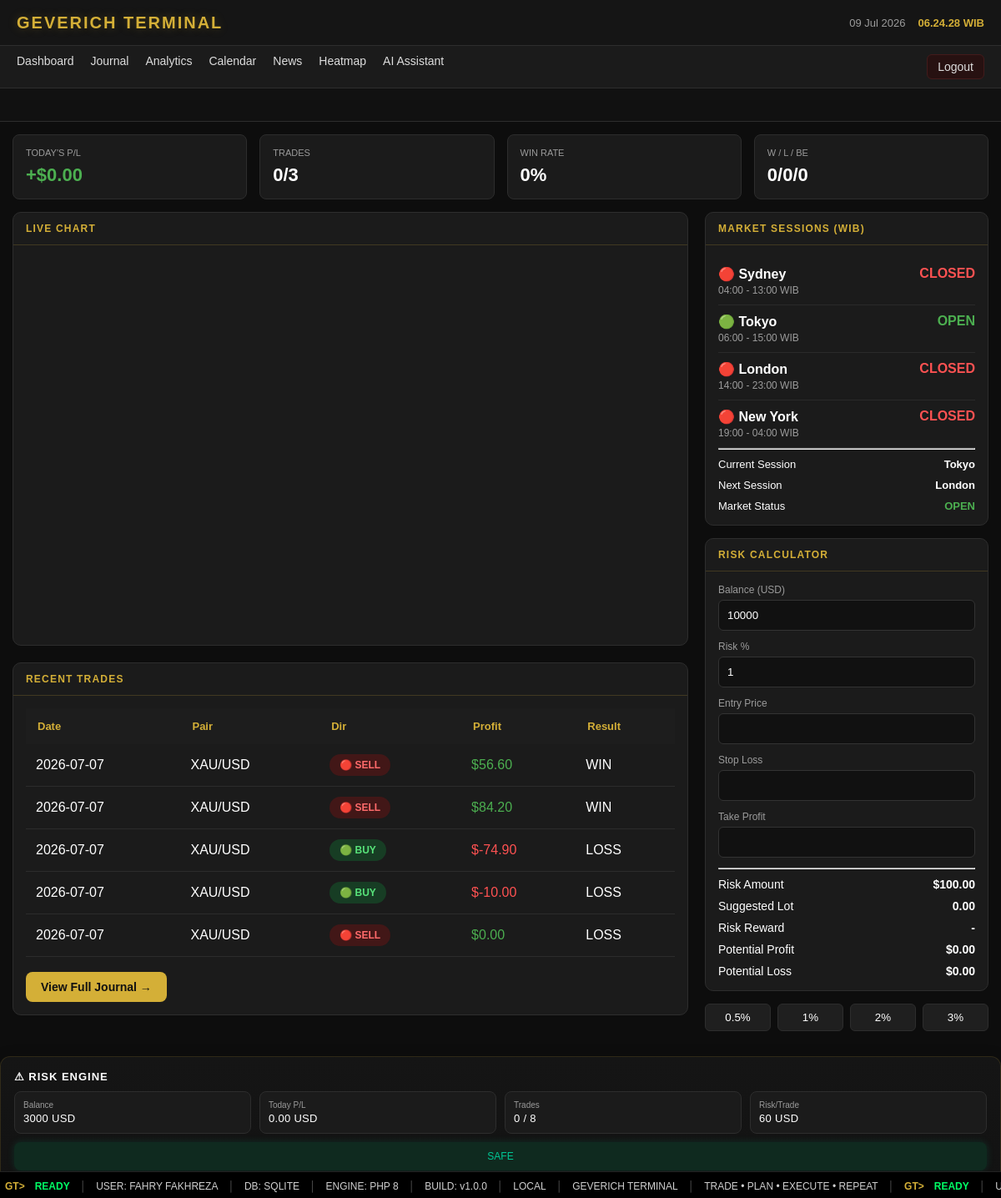
/index.php (signed in), run on an earlier commit of the app's database.
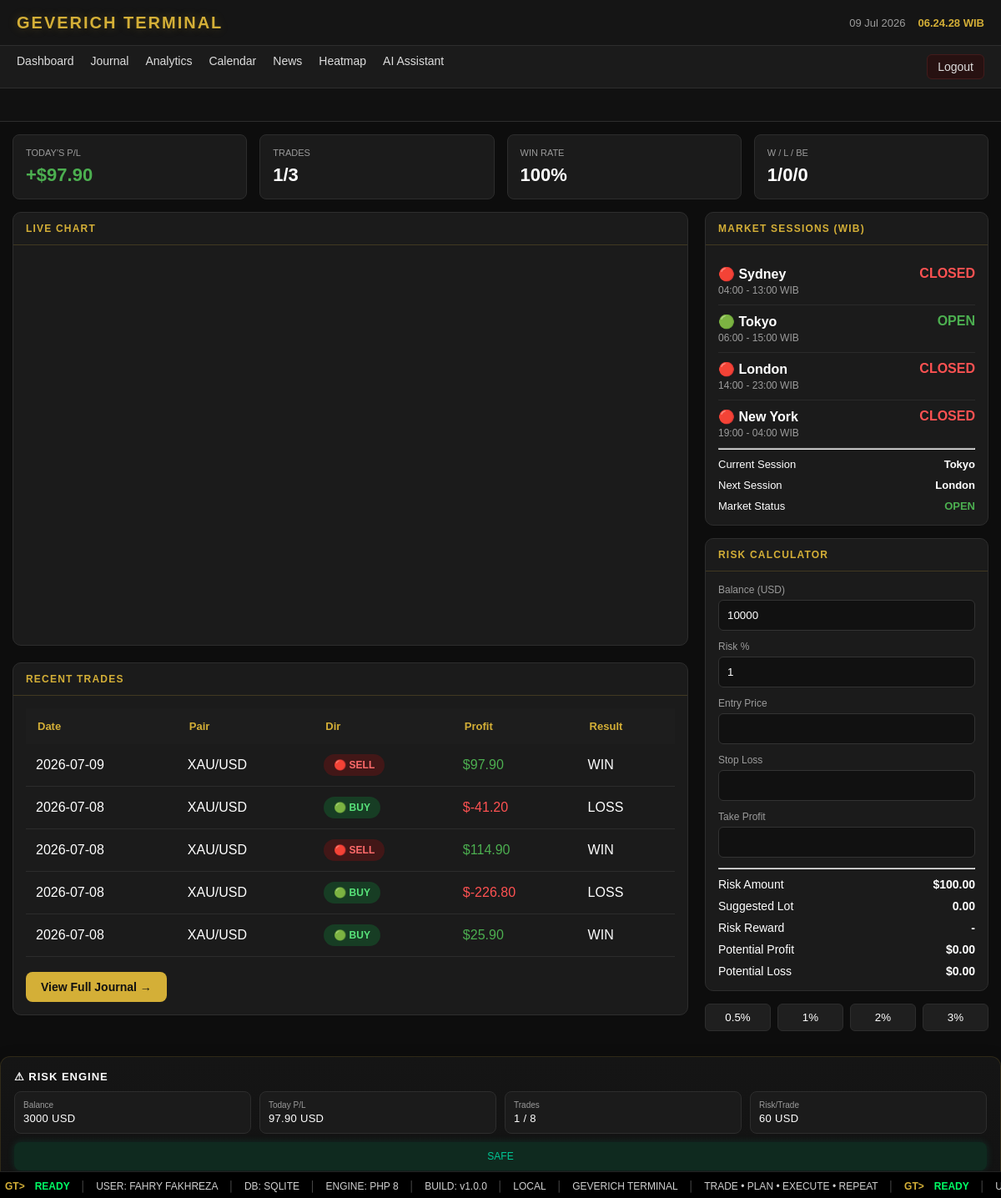
And on a later commit of the database.
### tables this page shows
CREATE TABLE trades (

id INTEGER PRIMARY KEY AUTOINCREMENT,

tanggal TEXT NOT NULL,

pair TEXT NOT NULL,

direction TEXT NOT NULL,

entry_price REAL NOT NULL,

sl REAL,

tp REAL,

exit_price REAL,

lot REAL,

profit_usd REAL DEFAULT 0,

hasil TEXT,

emotion TEXT,

note TEXT,

created_at DATETIME DEFAULT CURRENT_TIMESTAMP

, user_id INTEGER DEFAULT 1, rr REAL DEFAULT 0, strategy TEXT);

### pages/dashboard.php (called while the page is built, shortened)
<?php require 'components/dashboard-stats.php'; ?>
<?php require 'components/chart.php'; ?>
<?php require 'components/risk-engine.php'; ?>

### components/chart.php (the view, shortened to what the changed rows need)
<div class="dashboard-layout">
    <div class="dashboard-left">
        <section class="chart-card">
            <div class="panel-title">
                LIVE CHART
            </div>
            <div class="chart-body">
                <div id="tv_chart"></div>
            </div>
        </section>
        <section class="card journal-preview">
            <div class="panel-title">
                RECENT TRADES
            </div>
    <div class="panel-content">
        <?php
        $db = getDB();
        $userId = $_SESSION['user_id'];
        $stmt = $db->prepare("
    SELECT *
    FROM trades
    WHERE user_id = ?
    ORDER BY id DESC
    LIMIT 5
");
        $stmt->execute([$userId]);
        $trades = $stmt->fetchAll(PDO::FETCH_ASSOC);
        ?>
        <table class="trade-table">
            <thead>
                <tr>
                    <th>Date</th>
                    <th>Pair</th>
                    <th>Dir</th>
                    <th>Profit</th>
                    <th>Result</th>
                </tr>
            </thead>
            <tbody>
            <?php foreach($trades as $trade): ?>
            <tr>
                <td><?= $trade['tanggal'] ?></td>
                <td><?= $trade['pair'] ?></td>
<td>
<?php if($trade['direction']=="BUY"): ?>
<span class="badge badge-buy">
🟢 BUY
</span>
<?php else: ?>
<span class="badge badge-sell">
🔴 SELL
</span>
<?php endif; ?>
</td>
 <td>
<?php
$profit=(float)$trade['profit_usd'];
?>
<span style="color:<?= $profit>=0 ? '#4caf50' : '#ff5252' ?>">
$<?= number_format($profit,2) ?>
</span>
</td>
                <td><?= $trade['hasil'] ?></td>
            </tr>
            <?php endforeach; ?>
            </tbody>
        </table>
        <br>
        <a href="?page=journal" class="btn btn-primary">
            View Full Journal →
        </a>
    </div>
</section>
    </div>
    <aside class="sidebar">
        <?php require __DIR__.'/sessions.php'; ?>
        <?php require __DIR__.'/risk-calculator.php'; ?>
    </aside>
</div>

### components/dashboard-stats.php (shortened to what the changed rows need)
<?php
$db = getDB();
$userId = $_SESSION['user_id'];
$today = date('Y-m-d');
$stmt = $db->prepare("
SELECT
    COUNT(*) total,
    SUM(CASE WHEN hasil='WIN' THEN 1 ELSE 0 END) wins,
    SUM(CASE WHEN hasil='LOSS' THEN 1 ELSE 0 END) losses,
    SUM(CASE WHEN hasil='BE' THEN 1 ELSE 0 END) bes,
    COALESCE(SUM(profit_usd),0) pnl
FROM trades
WHERE user_id = ?
AND DATE(tanggal) = ?
");
$stmt->execute([
    $userId,
    $today
]);
$stats = $stmt->fetch(PDO::FETCH_ASSOC);
$totalTrades = $stats['total'] ?? 0;
$wins = $stats['wins'] ?? 0;
$losses = $stats['losses'] ?? 0;
$bes = $stats['bes'] ?? 0;
$pnl = $stats['pnl'] ?? 0;
$winRate = $totalTrades > 0
    ? round(($wins / $totalTrades) * 100)
    : 0;
?>
<div class="dashboard-stats">
    <div class="stat-card">
        <div class="stat-title">Today's P/L</div>
        <div class="stat-value <?= $pnl >= 0 ? 'profit' : 'loss' ?>">
            <?= $pnl >= 0 ? '+' : '' ?>$<?= number_format($pnl, 2) ?>
        </div>
    </div>
    <div class="stat-card">
        <div class="stat-title">Trades</div>
        <div class="stat-value">
            <?= $totalTrades ?>/3
        </div>
    </div>
    <div class="stat-card">
        <div class="stat-title">Win Rate</div>
        <div class="stat-value">
            <?= $winRate ?>%
        </div>
    </div>
    <div class="stat-card">
        <div class="stat-title">W / L / BE</div>
        <div class="stat-value">
            <?= $wins ?>/<?= $losses ?>/<?= $bes ?>
        </div>
    </div>
</div>

### components/sessions.php (shortened to what the changed rows need)
<?php
$now = time();
$day = date("N");
$isWeekend = ($day >= 6);
$order = ["Sydney", "Tokyo", "London", "New York"];
$sessions = [
    "Sydney" => ["start" => "04:00", "end" => "13:00"],
    "Tokyo"  => ["start" => "06:00", "end" => "15:00"],
    "London" => ["start" => "14:00", "end" => "23:00"],
    "New York" => ["start" => "19:00", "end" => "04:00"]
];
function isOpenSession($start, $end, $now)
{
    $startTS = strtotime(date("Y-m-d") . " " . $start);
    $endTS   = strtotime(date("Y-m-d") . " " . $end);
    if ($endTS < $startTS) {
        return ($now >= $startTS || $now < $endTS);
    }
    return ($now >= $startTS && $now < $endTS);
}
$current = "None";
foreach ($order as $name) {
    if (!$isWeekend && isOpenSession($sessions[$name]['start'], $sessions[$name]['end'], $now)) {
        $current = $name;
        break;
    }
}
$nextSession = null;
foreach ($order as $name) {
    $start = $sessions[$name]['start'];
    $ts = strtotime(date("Y-m-d") . " " . $start);
    if ($ts > $now) {
        $nextSession = $name;
        break;
    }
}
$marketStatus = $isWeekend ? "CLOSED" : "OPEN";
?>
<div class="card">
    <div class="panel-title">
        MARKET SESSIONS (WIB)
    </div>
    <div class="panel-content">
        <?php foreach ($sessions as $name => $s): ?>
            <?php
            $status = "CLOSED";
            $class = "session-close";
            $icon = "🔴";
            if ($isWeekend) {
                $status = "WEEKEND";
                $class = "session-weekend";
                $icon = "⚫";
            } else {
                if (isOpenSession($s['start'], $s['end'], $now)) {
                    $status = "OPEN";
                    $class = "session-open";
                    $icon = "🟢";
                }
            }
            ?>
            <div class="session-row">
                <div>
                    <?= $icon ?>
                    <strong><?= $name ?></strong>
                    <div class="session-time">
                        <?= $s['start'] ?> - <?= $s['end'] ?> WIB
                    </div>
                </div>
                <div class="<?= $class ?>">
                    <?= $status ?>
                </div>
            </div>
        <?php endforeach; ?>
        <hr>
        <div class="session-footer">
            <div>Current Session</div>
            <strong><?= $current ?></strong>
        </div>
        <div class="session-footer">
            <div>Next Session</div>
            <strong><?= $nextSession ?></strong>
        </div>
        <div class="session-footer">
            <div>Market Status</div>
            <strong class="<?= $isWeekend ? 'session-weekend' : 'session-open' ?>">
                <?= $marketStatus ?>
            </strong>
        </div>
    </div>
</div>

### components/risk-engine.php (shortened to what the changed rows need)
<?php
$db = getDB();
$balance = $_SESSION['balance'];
$maxTrades = 8;
$riskPerTradePercent = 2;
$todayTrades = $db->query("
    SELECT profit_usd
    FROM trades
    WHERE DATE(tanggal) = DATE('now')
")->fetchAll();
$totalPnL = 0;
$totalTrades = count($todayTrades);
foreach ($todayTrades as $t) {
    $totalPnL += (float)$t['profit_usd'];
}
$riskPerTrade = ($balance * $riskPerTradePercent) / 100;
$status = "SAFE";
$statusClass = "safe";
?>
<div class="risk-container">
    <div class="risk-title">
        ⚠ RISK ENGINE
    </div>
    <div class="risk-grid">
        <div class="risk-box">
            <div class="label">Balance</div>
            <div class="value"><?= $balance ?> USD</div>
        </div>
        <div class="risk-box">
            <div class="label">Today P/L</div>
            <div class="value"><?= number_format($totalPnL, 2) ?> USD</div>
        </div>
        <div class="risk-box">
            <div class="label">Trades</div>
            <div class="value"><?= $totalTrades ?> / <?= $maxTrades ?></div>
        </div>
        <div class="risk-box">
            <div class="label">Risk/Trade</div>
            <div class="value"><?= $riskPerTrade ?> USD</div>
        </div>
    </div>
    <div class="risk-status <?= $statusClass ?>">
        <?= $status ?>
    </div>
</div>

What changed in the data, as far as the page shows it:
no longer on this page (row unchanged): trades: tanggal "2026-07-07", pair "XAU/USD", direction "🔴 SELL", profit_usd "56.60", hasil "WIN"
no longer on this page (row unchanged): trades: tanggal "2026-07-07", pair "XAU/USD", direction "🔴 SELL", profit_usd "84.20", hasil "WIN"
no longer on this page (row unchanged): trades: tanggal "2026-07-07", pair "XAU/USD", direction "🟢 BUY", profit_usd "-74.90", hasil "LOSS"
no longer on this page (row unchanged): trades: tanggal "2026-07-07", pair "XAU/USD", direction "🟢 BUY", profit_usd "-10.00", hasil "LOSS"
no longer on this page (row unchanged): trades: tanggal "2026-07-07", pair "XAU/USD", direction "🔴 SELL", profit_usd "0.00", hasil "LOSS"
added trades: tanggal "2026-07-09", pair "XAU/USD", direction "🔴 SELL", profit_usd "97.90", hasil "WIN"
added trades: tanggal "2026-07-08", pair "XAU/USD", direction "🟢 BUY", profit_usd "-41.20", hasil "LOSS"
added trades: tanggal "2026-07-08", pair "XAU/USD", direction "🔴 SELL", profit_usd "114.90", hasil "WIN"
added trades: tanggal "2026-07-08", pair "XAU/USD", direction "🟢 BUY", profit_usd "-226.80", hasil "LOSS"
added trades: tanggal "2026-07-08", pair "XAU/USD", direction "🟢 BUY", profit_usd "25.90", hasil "WIN"
Also different on the page:
$pnl: "0.00" → "97.90"
$totalTrades: "0" → "1"
$winRate: "0" → "100"
$wins: "0" → "1"
$totalPnL: "0.00" → "97.90"
